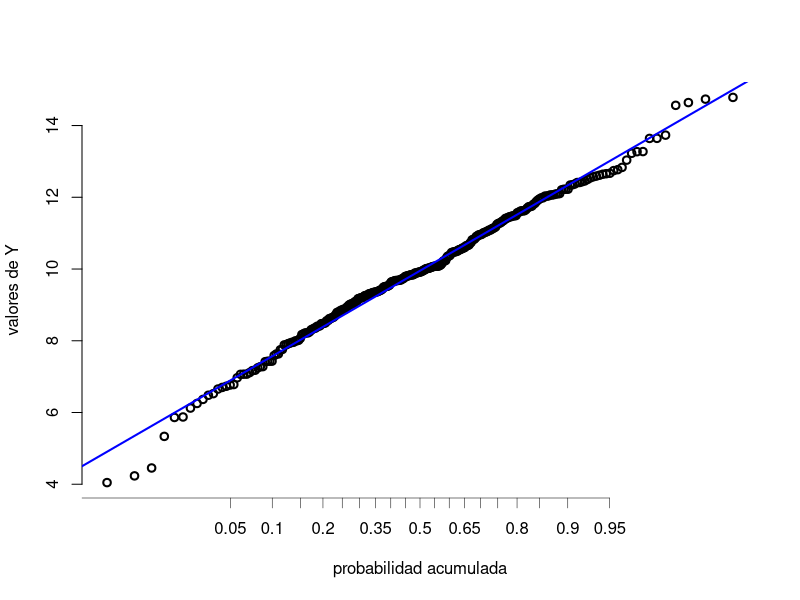
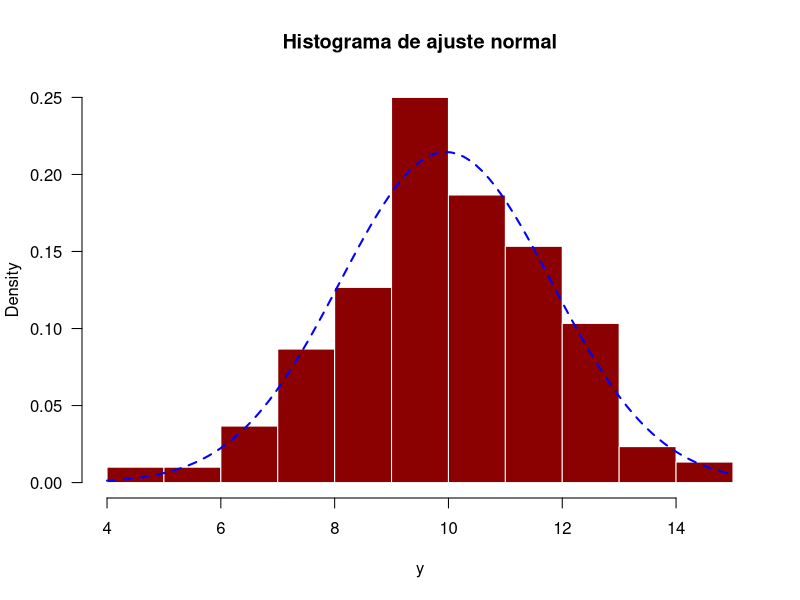
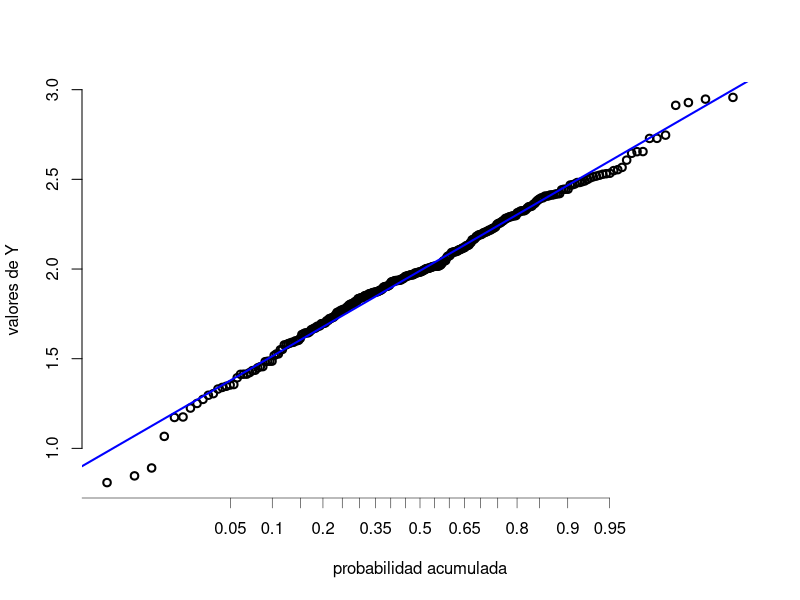
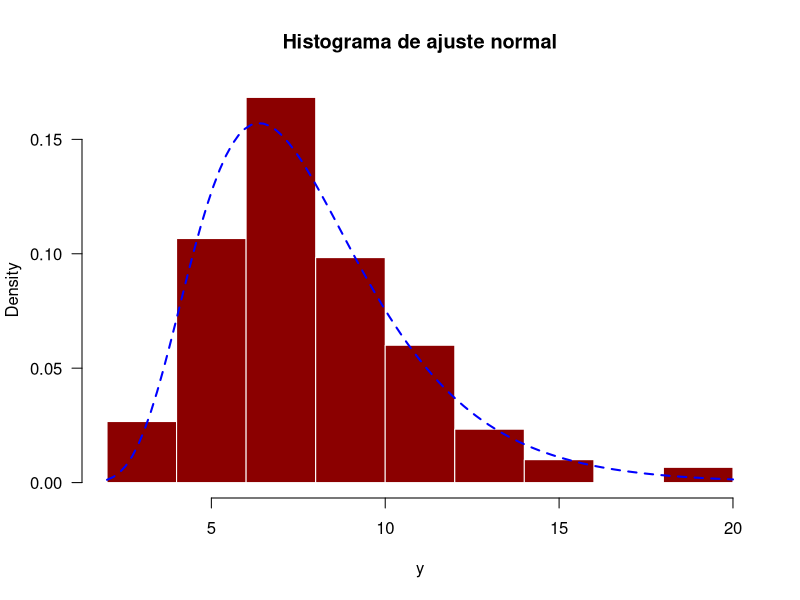
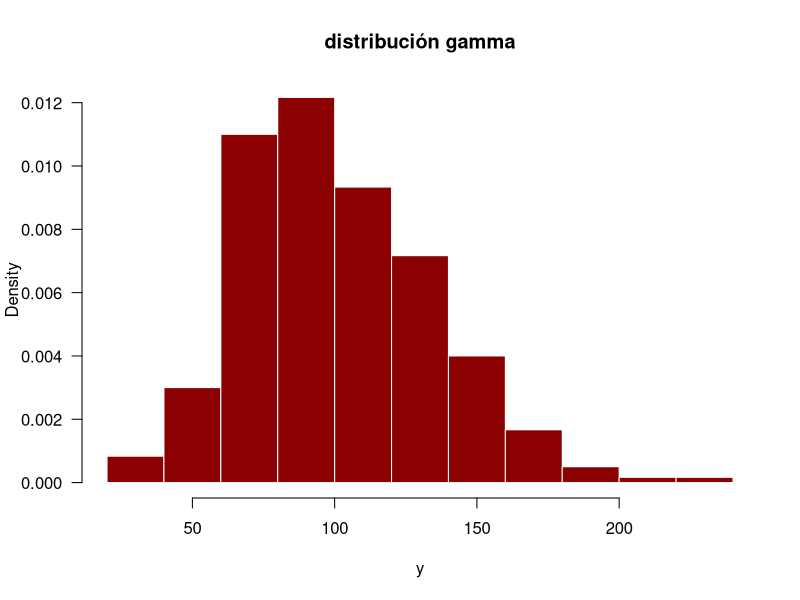
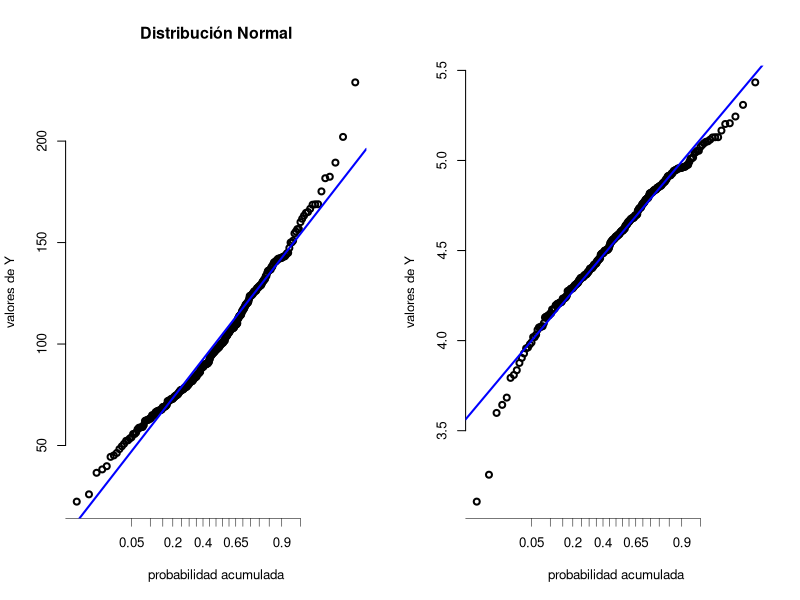
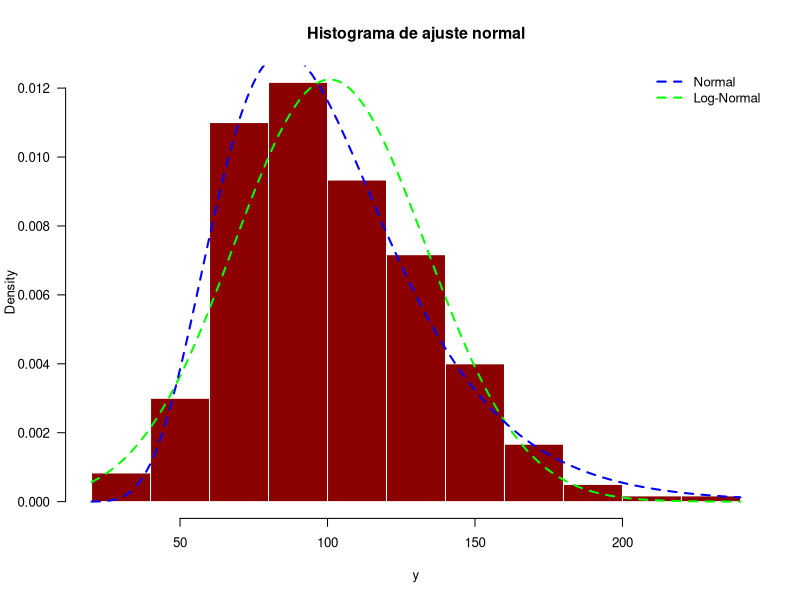
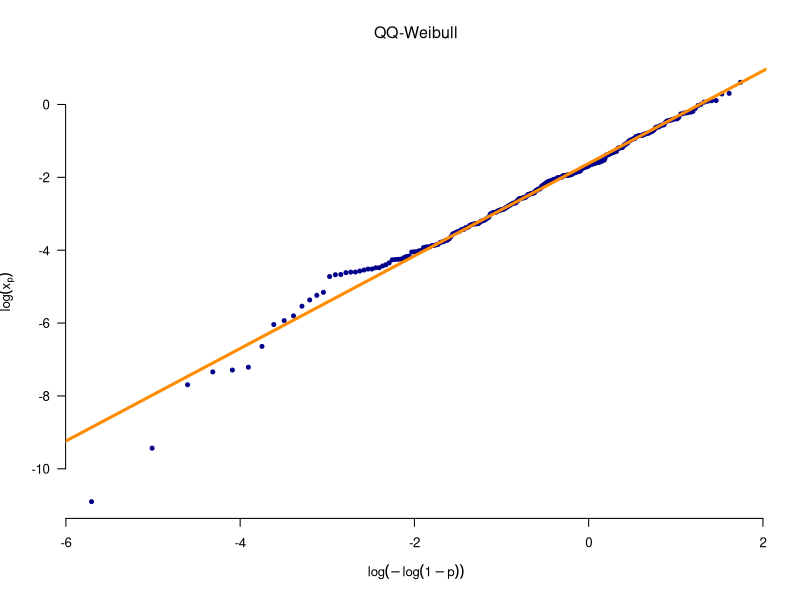

Recreate these plots in R, in order.
##### Laboratorio 6 ##### ------------------------------------------------------

### función lm() ###-----------------------------------------------------------

# La función lm() es una función que sirve para crear modelos de regresión lineal
# para este laboratorio se utilizará para estimar el intercepto y la pendiente
# de una recta que prediga y con respecto a x. Es decir: y=b0+b1x. 
# Esta función se usa como lm(y~x)

# Por lo general los modelos de distribución de una variable aleatoria son desconocidos.
# con excepción de ciertos casos, por ejemplo:
# Cumple vs No Cumple -> Bernoulli
# Número de eventos en un periodo -> Poisson
# Tiempo de duración o espera -> Exponencial
# Suma de eventos individuales -> Normal
# Condiciones extremas -> Valor extremo

### Construcción de gráficos de probabilidad ### -------------------------------

# Normal ------------------------------------------------------------------------

n<-300
mu<- 10
sigma<-2

set.seed(1113)

y<-rnorm(n,mean=mu,sd=sigma)


y<- sort(y) # ordenarlo de menor a mayor

N<-length(y) # cantidad de datos
m<-1:N # secuencia de numeros de 1 hasta N
x<-m/(N+1) # probabilidades empíricas a cada punto

p <- seq(from=0,to=1,by=0.05) # percentiles

plot(qnorm(x),y,xaxt="n",ylab="valores de Y", xlab="probabilidad acumulada",
     bty="n",lwd=2)  # Simulamos una normal
axis(1,at=qnorm(p),label=p,las=1,lwd=0.5)

modelo<-lm(y~qnorm(x))
valores<-lm(y~qnorm(x))$coefficients
hat.mu<-valores[1]
hat.sigma<-valores[2]

abline(a=hat.mu,b=hat.sigma,lwd=2,col="blue") #a=intercepto y b=pendiente

# ajuste de distribución de probabilidad
hist(y,freq=FALSE,col="darkred",border="white",las=1,main="Histograma de ajuste normal")
curve(dnorm(x,mean=hat.mu,sd=hat.sigma),add=T,lwd=2,lty=2,col="blue")

# Log-Normal -------------------------------------------------------------------
set.seed(1113)
n<-300
lambda<- 2
zeta<-0.4

y<-rlnorm(n,meanlog=lambda,sdlog=zeta)


y<- sort(y) # ordenarlo de menor a mayor

N<-length(y) # cantidad de datos
m<-1:N # secuencia de numeros de 1 hasta N
x<-m/(N+1) # probabilidades empíricas a cada punto

p <- seq(from=0,to=1,by=0.05) # percentiles

plot(qnorm(x),log(y),xaxt="n",ylab="valores de Y", xlab="probabilidad acumulada",
     bty="n",lwd=2)  # Simulamos una normal
axis(1,at=qnorm(p),label=p,las=1,lwd=0.5)

modelo<-lm(log(y)~qnorm(x))
valores<-lm(log(y)~qnorm(x))$coefficients
hat.lambda<-valores[1]
hat.zeta<-valores[2]

abline(a=hat.lambda,b=hat.zeta,lwd=2,col="blue") #a=intercepto y b=pendiente

# ajuste de distribución de probabilidad
hist(y,freq=FALSE,col="darkred",border="white",las=1,main="Histograma de ajuste normal")
curve(dlnorm(x,meanlog=hat.lambda,sdlog=hat.zeta),add=T,lwd=2,lty=2,col="blue")

# Gamma con ajuste Normal y Log-Normal------------------------------------------
k <-10
nu <- 0.1
n <-300
y <- rgamma(n, rate = nu, shape=k)

hist(y, freq = F, col="darkred",border="white",main="distribución gamma", las=1)

## qqplot Normal

par(mfrow=c(1,2),cex=0.8)

y<- sort(y) # ordenarlo de menor a mayor

N<-length(y) # cantidad de datos
m<-1:N # secuencia de numeros de 1 hasta N
x<-m/(N+1) # probabilidades empíricas a cada punto

p <- seq(from=0,to=1,by=0.05) # percentiles

plot(qnorm(x),y,xaxt="n",ylab="valores de Y", xlab="probabilidad acumulada",
     bty="n",lwd=2,main="Distribución Normal")  # Simulamos una normal
axis(1,at=qnorm(p),label=p,las=1,lwd=0.5)

modelo<-lm(y~qnorm(x))
valores<-lm(y~qnorm(x))$coefficients
hat.mu<-valores[1]
hat.sigma<-valores[2]

abline(a=hat.mu,b=hat.sigma,lwd=2,col="blue") #a=intercepto y b=pendiente


## qqplot log-normal

plot(qnorm(x),log(y),xaxt="n",ylab="valores de Y", xlab="probabilidad acumulada",
     bty="n",lwd=2)  # Simulamos una normal
axis(1,at=qnorm(p),label=p,las=1,lwd=0.5)

modelo<-lm(log(y)~qnorm(x))
valores<-lm(log(y)~qnorm(x))$coefficients
hat.lambda<-valores[1]
hat.zeta<-valores[2]

abline(a=hat.lambda,b=hat.zeta,lwd=2,col="blue") #a=intercepto y b=pendiente

# Histograma -------------------------------------------------------------------
par(mfrow=c(1,1),cex=0.8)

hist(y,freq=FALSE,col="darkred",border="white",las=1,main="Histograma de ajuste normal")
curve(dnorm(x,mean=hat.mu,sd=hat.sigma),add=T,lwd=2,lty=2,col="green")
curve(dlnorm(x,meanlog=hat.lambda,sdlog=hat.zeta),add=T,lwd=2,lty=2,col="blue")
legend("topright",col=c("blue","green"),lwd=c(2,2),c("Normal","Log-Normal"),cex=1,
       bty="n",lty=c(2,2))

### Weibull --------------------------------------------------------------------
set.seed(1113)
n <- 300
beta <- 0.8
eta <- 0.2 
X <- rweibull(n, shape=beta, scale=eta)

QQ.Weibull = function(y){
  x=sort(y)
  N=length(y)
  p=(1:N)/(N+1)
  plot(log(x)~log(-log(1-p)),
       pch = 20, col = "darkblue", bty = "n", las = 1,
       main = expression("QQ-Weibull"),
       ylab = expression(log(x[p])),
       xlab = expression(log(-log(1-p))))
  abline(lm(log(x) ~ log(-log(1-p))), lwd = 3, col = "darkorange")
  aux = lm(log(x) ~ log(-log(1-p)))
  aux
}


eta = as.numeric(exp(QQ.Weibull(X)$coef[1]))
beta = as.numeric(1/QQ.Weibull(X)$coef[2])

hist(X,freq = F,col="darkred",border="white",main="Histograma de Weibull",las=1)
curve(dweibull(x,shape=beta,scale=eta),lwd=3,col="darkblue",add=TRUE)
